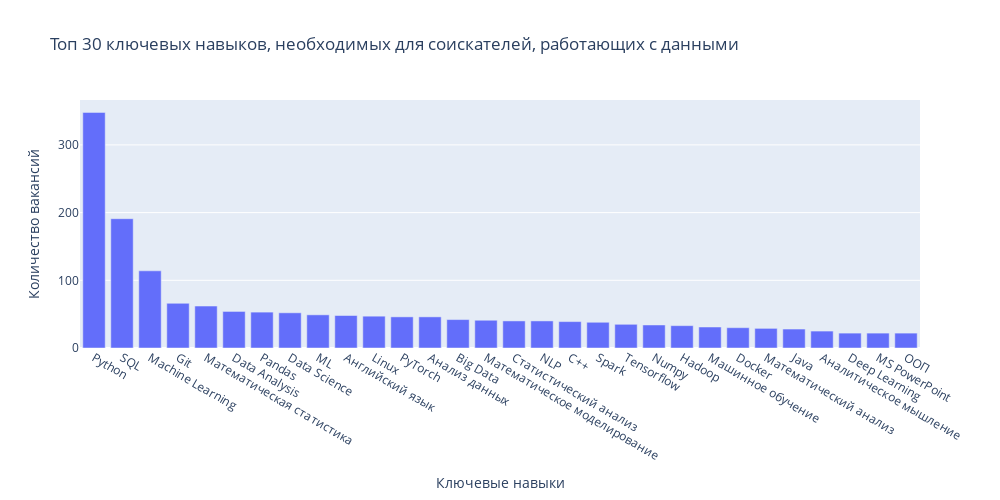

Here is the notebook cell this chart was saved with:
### Code cell
#Объявляем функцию для получения списка (Серии, чтобы затем было удобно с ней работать) ключевых навыков
def get_list(colomn):
    lst_to_get = []
    
    for i in colomn:
        i = i.split(',')
        for j in i:
            lst_to_get.append(j)
    
    lst_to_get = pd.Series(lst_to_get)
    
    return lst_to_get

#Применяем функцию, получаем список ключевых навыков
key_skills_lst = get_list(get_list(key_skills['Ключевые навыки']))
key_skills_cnt = key_skills_lst.value_counts().nlargest(30) #Получаем количество упоминаний навыка в вакансиях, связанных с данными, берём 30 наиболее встречающихся

#строим график , который проиллюстрирует, какие навыки наиболее необходимы
fig = px.bar(
    key_skills_cnt, #дата
    orientation='v', #ориентация графика
    height=500, #высота
    width=1000, #ширина
    title='Топ 30 ключевых навыков, необходимых для соискателей, работающих с данными' #заголовок
)
fig.update_xaxes(title_text="Ключевые навыки")
fig.update_yaxes(title_text="Количество вакансий")
fig.update_layout(showlegend=False)
#отображаем его
fig.show()

### Figure 1 — Plotly figure (JSON) as saved in the notebook; plotly's stock layout.template omitted (floating-point values rounded to 4 significant figures)
{"data": [{"alignmentgroup": "True", "hovertemplate": "variable=count<br>index=%{x}<br>value=%{y}<extra></extra>", "legendgroup": "count", "marker": {"color": "#636efa", "pattern": {"shape": ""}}, "name": "count", "offsetgroup": "count", "orientation": "v", "showlegend": true, "textposition": "auto", "type": "bar", "x": ["Python", "SQL", "Machine Learning", "Git", "Математическая статистика", "Data Analysis", "Pandas", "Data Science", "ML", "Английский язык", "Linux", "PyTorch", "Анализ данных", "Big Data", "Математическое моделирование", "Статистический анализ", "NLP", "C++", "Spark", "Tensorflow", "Numpy", "Hadoop", "Машинное обучение", "Docker", "Математический анализ", "Java", "Аналитическое мышление", "Deep Learning", "MS PowerPoint", "ООП"], "xaxis": "x", "y": [348, 191, 114, 66, 62, 54, 53, 52, 49, 48, 47, 46, 46, 42, 41, 40, 40, 39, 38, 35, 34, 33, 31, 30, 29, 28, 25, 22, 22, 22], "yaxis": "y"}], "layout": {"barmode": "relative", "height": 500, "legend": {"title": {"text": "variable"}, "tracegroupgap": 0}, "showlegend": false, "title": {"text": "Топ 30 ключевых навыков, необходимых для соискателей, работающих с данными"}, "width": 1000, "xaxis": {"anchor": "y", "domain": [0, 1], "title": {"text": "Ключевые навыки"}}, "yaxis": {"anchor": "x", "domain": [0, 1], "title": {"text": "Количество вакансий"}}}}
